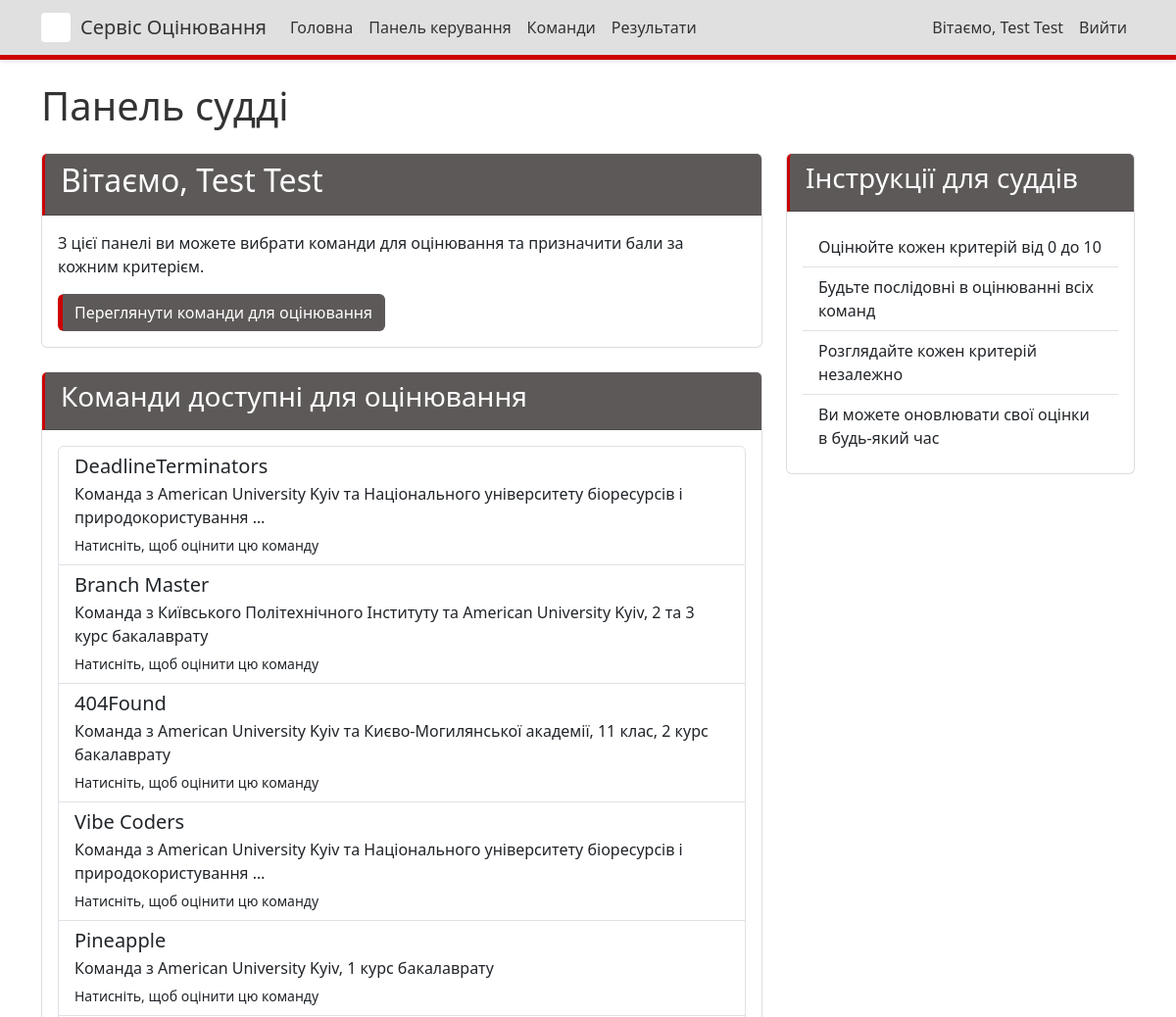
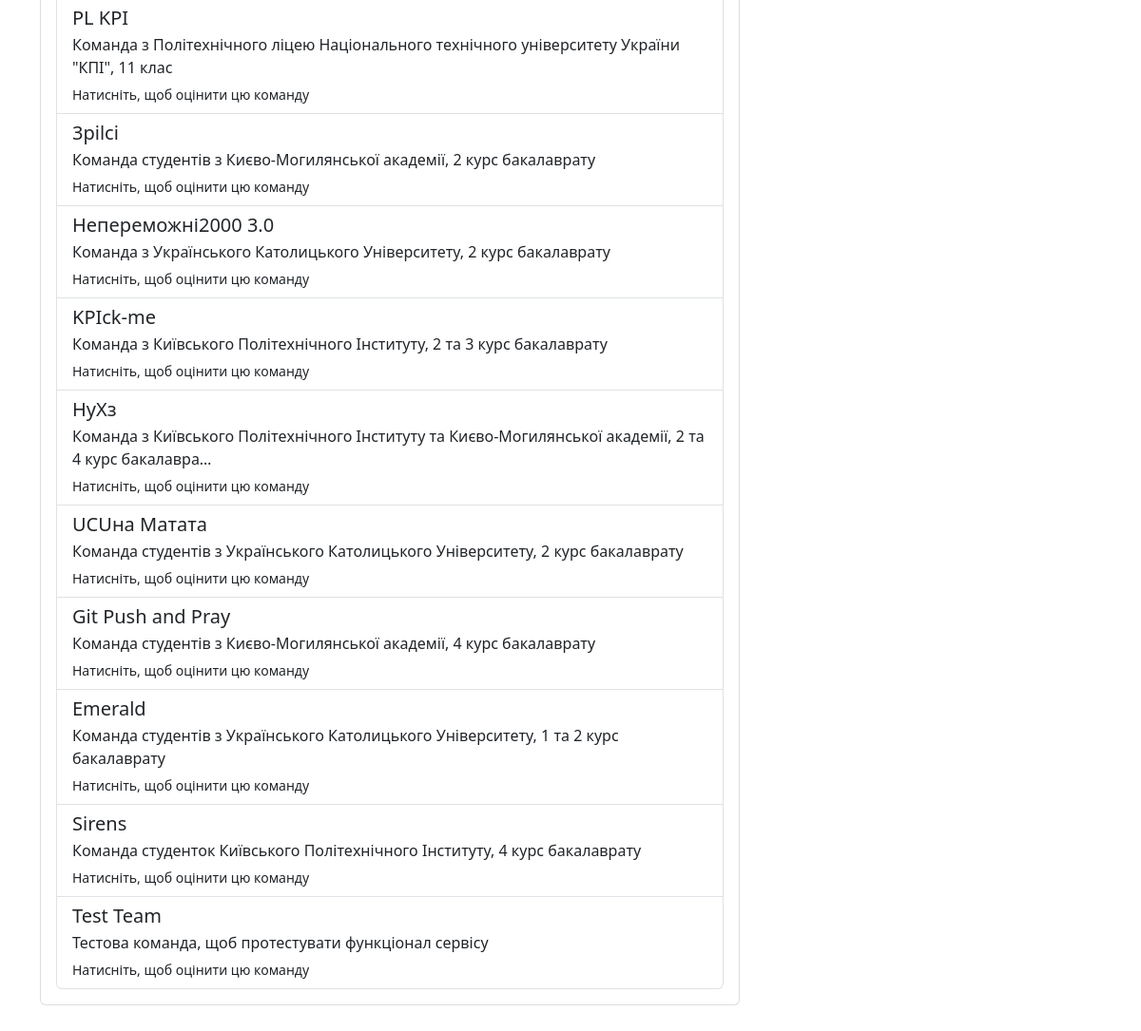
Page /dashboard/ (signed in) on the committed database (2 pictures, top to bottom).
### judging/models.py (models this page shows, shortened)
class Team(models.Model):
    name = models.CharField(max_length=100)
    description = models.TextField(blank=True)
    members = models.TextField(blank=True, help_text="List of team members, one per line")
    members_info = models.TextField(blank=True, help_text="Additional information about team members in format: Student - leader, university, year of study")
    service = models.CharField(max_length=1, choices=SERVICE_CHOICES, blank=True, null=True, help_text="Service vector for the team")

### judging/views.py (the view)
# urls.py: path('dashboard/', views.dashboard, name='dashboard'),
@login_required
def dashboard(request):
    teams = Team.objects.all()
    return render(request, 'judging/dashboard.html', {'teams': teams})

### judging/templates/judging/dashboard.html (shortened to what this page needs)
{% extends 'judging/base.html' %}
{% block content %}
<h1 class="mb-4">Панель судді</h1>
<div class="row">
    <div class="col-md-8">
        <div class="card mb-4">
            <div class="card-header">
                <h2>Вітаємо, {{ user.first_name }} {{ user.last_name }}</h2>
            </div>
            <div class="card-body">
                {% if not user.is_staff and not user.is_superuser %}
                <p>З цієї панелі ви можете вибрати команди для оцінювання та призначити бали за кожним критерієм.</p>
                <a href="{% url 'team_list' %}" class="btn btn-primary">Переглянути команди для оцінювання</a>
                {% else %}
                <p>Як адміністратор, ви можете переглядати детальні оцінки від усіх суддів, але не можете оцінювати команди самостійно.</p>
                <a href="{% url 'admin_detailed_scores' %}" class="btn btn-primary">Переглянути детальні оцінки</a>
                {% endif %}
            </div>
        </div>
        {% if not user.is_staff and not user.is_superuser %}
        <div class="card">
            <div class="card-header">
                <h3>Команди доступні для оцінювання</h3>
            </div>
            <div class="card-body">
                {% if teams %}
                <div class="list-group">
                    {% for team in teams %}
                    <a href="{% url 'judge_team' team.id %}" class="list-group-item list-group-item-action">
                        <div class="d-flex w-100 justify-content-between">
                            <h5 class="mb-1">{{ team.name }}</h5>
                        </div>
                        <p class="mb-1">{{ team.description|truncatechars:100 }}</p>
                        <small>Натисніть, щоб оцінити цю команду</small>
                    </a>
                    {% endfor %}
                </div>
                {% else %}
                <p>На даний момент немає команд, доступних для оцінювання.</p>
                {% endif %}
            </div>
        </div>
        {% endif %}
    </div>
    <div class="col-md-4">
        <div class="card">
            <div class="card-header">
                {% if not user.is_staff and not user.is_superuser %}
                <h3>Інструкції для суддів</h3>
                {% else %}
                <h3>Інструкції для адміністраторів</h3>
                {% endif %}
            </div>
            <div class="card-body">
                <ul class="list-group list-group-flush">
                    {% if not user.is_staff and not user.is_superuser %}
                    <li class="list-group-item">Оцінюйте кожен критерій від 0 до 10</li>
                    <li class="list-group-item">Будьте послідовні в оцінюванні всіх команд</li>
                    <li class="list-group-item">Розглядайте кожен критерій незалежно</li>
                    <li class="list-group-item">Ви можете оновлювати свої оцінки в будь-який час</li>
                    {% endif %}
                </ul>
            </div>
        </div>
    </div>
</div>
{% endblock %}

### judging/templates/judging/base.html (shortened to what this page needs)
<!DOCTYPE html>
<html lang="uk">
<head>
    <link href="https://cdn.jsdelivr.net/npm/bootstrap@5.3.0-alpha1/dist/css/bootstrap.min.css" rel="stylesheet">
    {% load static %}
    <link href="{% static 'judging/css/custom.css' %}" rel="stylesheet">
</head>
<body>
    <nav class="navbar navbar-expand-md navbar-light fixed-top">
        <div class="container">
            <div class="d-flex align-items-center">
                <div class="logo-container">
                </div>
                <a class="navbar-brand" href="{% url 'home' %}">Сервіс Оцінювання</a>
            </div>
            <div class="collapse navbar-collapse" id="navbarNav">
                <ul class="navbar-nav me-auto">
                    <li class="nav-item">
                        <a class="nav-link" href="{% url 'home' %}">Головна</a>
                    </li>
                    {% if user.is_authenticated %}
                    <li class="nav-item">
                        <a class="nav-link" href="{% url 'dashboard' %}">Панель керування</a>
                    </li>
                    {% if not user.is_staff and not user.is_superuser %}
                    <li class="nav-item">
                        <a class="nav-link" href="{% url 'team_list' %}">Команди</a>
                    </li>
                    {% endif %}
                    {% endif %}
                    <li class="nav-item">
                        <a class="nav-link" href="{% url 'results' %}">Результати</a>
                    </li>
                </ul>
                <ul class="navbar-nav">
                    {% if user.is_authenticated %}
                    <li class="nav-item">
                        <span class="nav-link">Вітаємо, {{ user.first_name }} {{ user.last_name }}</span>
                    </li>
                    <li class="nav-item">
                        <a class="nav-link" href="{% url 'login' %}">Вийти</a>
                    </li>
                    {% else %}
                    <li class="nav-item">
                        <a class="nav-link" href="{% url 'login' %}">Увійти</a>
                    </li>
                    {% endif %}
                </ul>
            </div>
        </div>
    </nav>
    <div class="container mt-4">
        {% block content %}{% endblock %}
    </div>
</body>
</html>

### judging/static/judging/css/custom.css (style rules this page uses)
.navbar { background-color: #e0e0e0 !important; box-shadow: 0 2px 4px rgba(0, 0, 0, 0.1); border-bottom: 5px solid #cc0000 !important; }
.navbar-light .navbar-brand, .navbar-light .nav-link { color: #333333 !important; }
.btn-primary { background-color: #5e5959 !important; border-color: #5e5959 !important; color: #ffffff !important; border-left: 5px solid #cc0000 !important; }
.card-header { background-color: #5e5959 !important; color: #ffffff !important; border-left: 3px solid #cc0000 !important; }
.card { border-color: #dddddd !important; border-top: 1px solid #f0f0f0 !important; }
body { background-color: #ffffff !important; color: #333333 !important; }
.logo-container { height: 30px !important; width: 30px !important; background-color: #ffffff !important; margin-right: 10px !important; display: flex !important; align-items: center !important; justify-content: center !important; border-radius: 4px !important; }

### judging/templates/judging/base.html (style rules this page uses)
body { padding-top: 60px; padding-bottom: 40px; }

### rows in the picture
Team: name "DeadlineTerminators", description "Команда з American University Kyiv та Національного університету біоресурсів і природокористування …"
Team: name "Branch Master", description "Команда з Київського Політехнічного Інституту та American University Kyiv, 2 та 3 курс бакалаврату"
Team: name "404Found", description "Команда з American University Kyiv та Києво-Могилянської академії, 11 клас, 2 курс бакалаврату"
Team: name "Vibe Coders", description "Команда з American University Kyiv та Національного університету біоресурсів і природокористування …"
Team: name "Pineapple", description "Команда з American University Kyiv, 1 курс бакалаврату"
Team: name "PL KPI", description "Команда з Політехнічного ліцею Національного технічного університету України \"КПІ\", 11 клас"
Team: name "3pilci", description "Команда студентів з Києво-Могилянської академії, 2 курс бакалаврату"
Team: name "Непереможні2000 3.0", description "Команда з Українського Католицького Університету, 2 курс бакалаврату"
Team: name "KPIck-me", description "Команда з Київського Політехнічного Інституту, 2 та 3 курс бакалаврату"
Team: name "НуХз", description "Команда з Київського Політехнічного Інституту та Києво-Могилянської академії, 2 та 4 курс бакалавра…"
Team: name "UCUна Матата", description "Команда студентів з Українського Католицького Університету, 2 курс бакалаврату"
Team: name "Git Push and Pray", description "Команда студентів з Києво-Могилянської академії, 4 курс бакалаврату"
Team: name "Emerald", description "Команда студентів з Українського Католицького Університету, 1 та 2 курс бакалаврату"
Team: name "Sirens", description "Команда студенток Київського Політехнічного Інституту, 4 курс бакалаврату"
Team: name "Test Team", description "Тестова команда, щоб протестувати функціонал сервісу"

### other values in the picture
{{ user.first_name }} "Test"
{{ user.last_name }} "Test"
